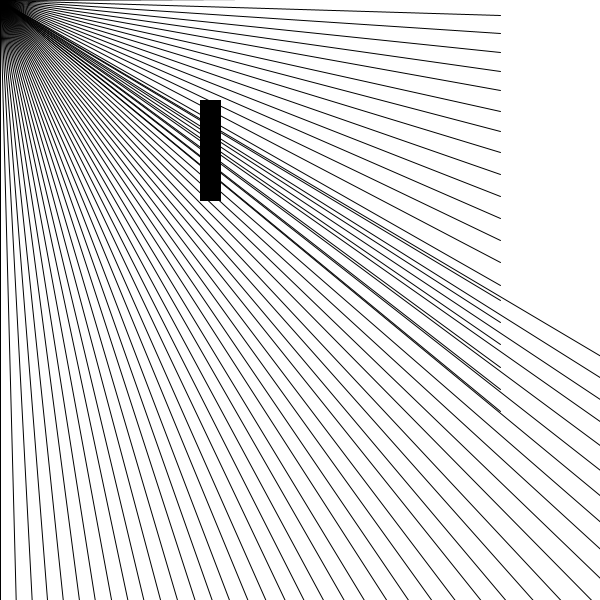
Frame 1 (no input)
Frame 60 (the mouse pressed at the canvas centre just before this capture): identical to frame 1, image omitted
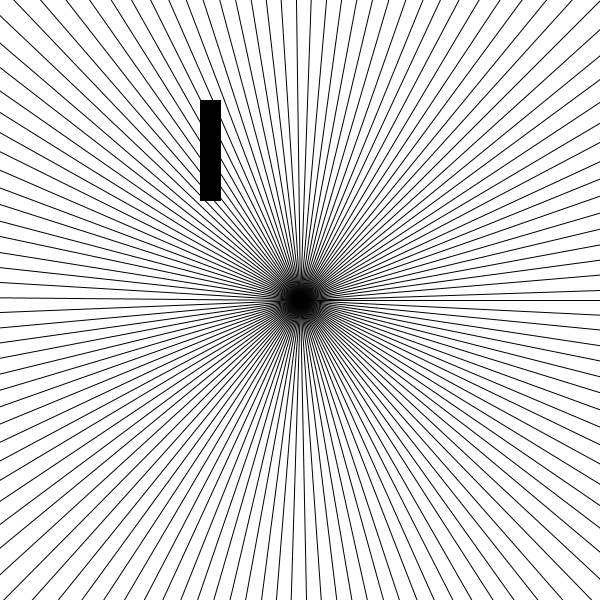
Frame 120 (the mouse held since frame 60 and released just before this capture)

The Processing sketch that drew these frames (run headless with seeded random() and noise(); from frame 60 on, the mouse is pressed at the canvas centre):

// Processing sketch: ShitRayCasting
// ── ShitRayCasting.pde
float r = 450;
float bx, by, x, y;
void setup(){
  size(600,600);
  bx = 200;
  by = 100;
}

void draw(){
  background(255);
  fill(0);
  rect(bx,by,20,100);
  translate(width/2,height/2);
  beginShape();
  noFill();
  for(float i=0;i<TWO_PI;i+=0.05){
  x = r * cos(i);
  y = r * sin(i);
  float mx = mouseX - width/2;
  float my = mouseY - height/2 ;
  //vertex(x,y);
  stroke(0);
  intersection(x,y,mx,my,bx,by,bx-20,by-100);
  line(x,y,mx,my);
  }
  endShape();
}

void intersection(float x1, float y1, float x2, float y2, float x3,float y3, float x4, float y4){
  if((x1*y2-y1*x2)*(x3-x4) - (x1-x2)*(x3*y4-y3*x4) / (x1-x2)*(y3-y4)-(y1-y2)*(x3-x4)<1){
    x = bx;
  }
}
